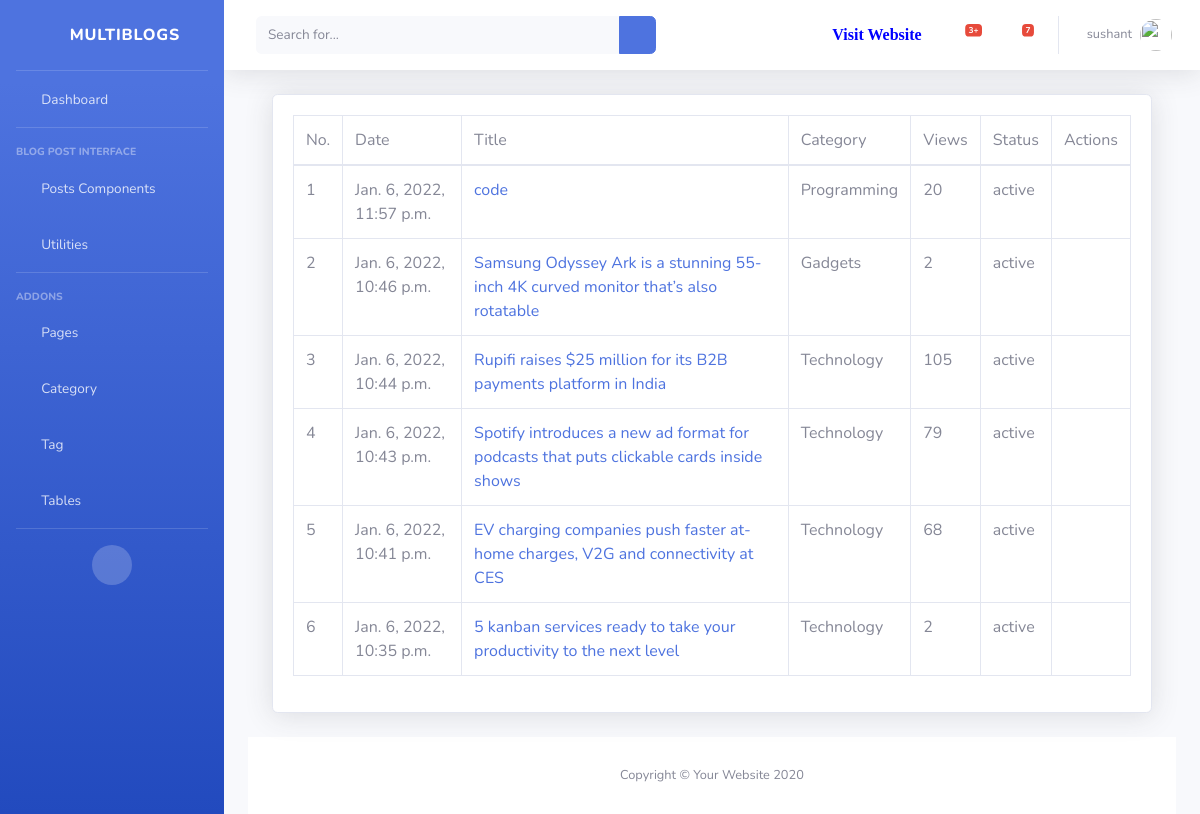
Page /dashboard/post/ (signed in) on the earlier database version.
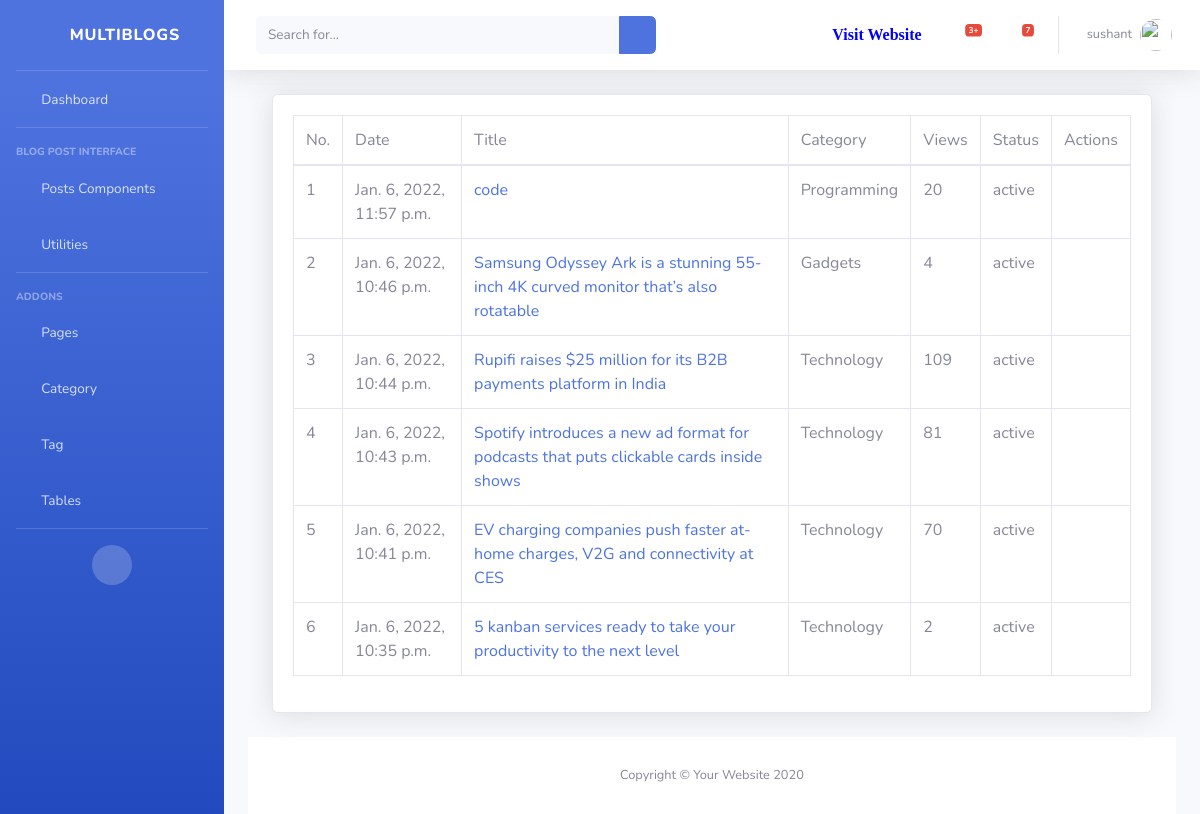
Same page on the later database version.
### blogapp/models.py (models this page shows, shortened)
class Blog(models.Model):
    status = (
        ('active','active'),
        ('pending','pending')
    )
    title  = models.CharField(max_length=200, null=True)
    detail = RichTextField(blank=True, null=True)
    image = models.ImageField(upload_to='images/media', null=True, blank=True)
    catagories = models.ForeignKey(Catagory,on_delete=models.DO_NOTHING, null=True)
    tags = models.ManyToManyField(Tag, blank=True)
    status = models.CharField(max_length=20, choices=status, default='pending')
    author = models.ForeignKey(Author, on_delete=models.CASCADE)
    featured  = models.BooleanField(default=False)
    visit_count = models.IntegerField(default=0)
    visible = models.BooleanField(default=True)
    created_at = models.DateTimeField(auto_now_add=True)
    class Meta:
        verbose_name_plural = 'Blog'

class Catagory(models.Model):
    name = models.CharField(max_length=200, null=True)
    slug = models.SlugField(null=True)
    image = models.CharField(max_length=300, null=True, blank=True )
    description = models.CharField(max_length=500, null=True,blank=True, verbose_name='Description')
    class Meta:
        verbose_name_plural = 'Catagory'
    def __str__(self):
        return str(self.name)

### dashboard/views.py (the view)
# urls.py: path('post/', views.AllPost.as_view(), name='all_post'),
class AllPost(View):
    @method_decorator(login_required(login_url='login'))
    def dispatch(self,request,*args,**kwargs):
        return super().dispatch(request,*args,**kwargs)
    def get(self,request):
        user = request.user.author
        post = user.blog_set.all().order_by('-id')
        context = {
            'post':post
        }
        return render(request,'dashboard/post/all_post.html',context)

### blogapp/context_processors.py (called while the page is built)
def globalVariable(request):
    category = Catagory.objects.all()\
        .annotate(post_count=Count('blog'))\
        .filter(blog__isnull=False)\
        .order_by('-post_count')[:4]
    category_count = category.count()
    context = {
        'category':category,
        'cat_count':category_count
        }
    return context

### templates/dashboard/post/all_post.html (shortened to what this page needs)
{% extends 'dashboard/base/base.html' %}
{% block body %}
{% load humanize %}
<div class="container-fluid">
                    <div class="card shadow mb-4">
                        <div class="card-body">
                            <div class="table-responsive">
                                <table class="table table-bordered" id="dataTable" width="100%" cellspacing="0">
                                    <thead>
                                        <tr>
                                            <td>No. </td>
                                            <td> Date </td>
                                            <td> Title </td>
                                            <td> Category </td>
                                            <td> Views </td>
                                            <td> Status </td>
                                            <td> Actions </td>
                                        </tr>
                                    </thead>
                                    <tbody>
                                        {% for p in post %}
                                        <tr>
                                            <td>{{ forloop.counter }}</td>
                                            <td> {{ p.created_at|naturalday }}</td>
                                            <td><a href="{% url 'post' p.id %}">{{ p.title }}</a>  </td>
                                            <td> {{ p.catagories }} </td>
                                            <td> {{ p.visit_count }} </td>
                                            <td> {{ p.status }} </td>
                                            <td><a href="{% url 'edit_post' p.id %}"><i class="far fa-edit"></i></a>
                                                {% if p.visible == False %}
                                                    <a href="{% url 'visible' p.id %}"><i class="fas fa-eye"></i></a>
                                                {% else %}
                                                    <a href="{% url 'hidden' p.id %}"><i class="fas fa-eye-slash"></i></a>
                                                {% endif %}
                                            </td>
                                        </tr>
                                        {% endfor %}
                                    </tbody>
                                </table>
                            </div>
                        </div>
                    </div>
{% endblock %}

Differences in the rows shown:
changed Blog "Jan. 6, 2022, 10:46 p.m.": visit_count "2" → "4"
changed Blog "Jan. 6, 2022, 10:44 p.m.": visit_count "105" → "109"
changed Blog "Jan. 6, 2022, 10:43 p.m.": visit_count "79" → "81"
changed Blog "Jan. 6, 2022, 10:41 p.m.": visit_count "68" → "70"
